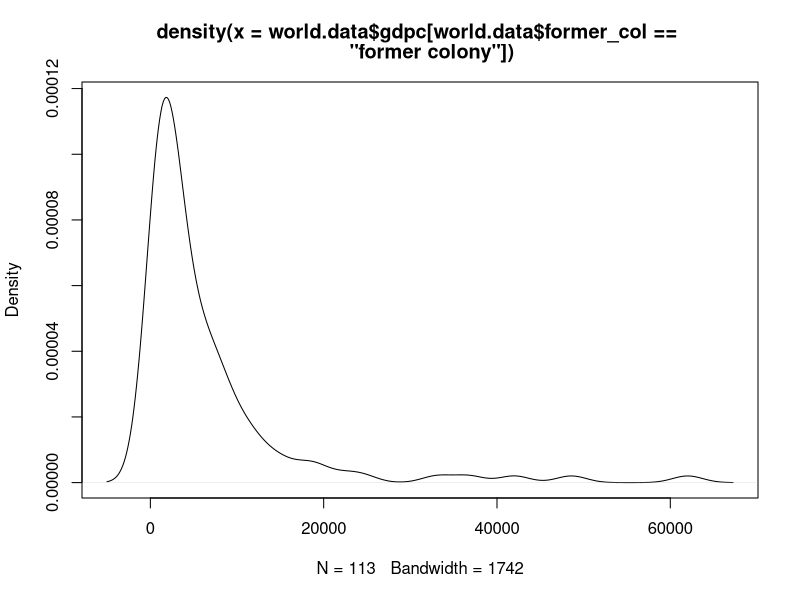

The R source for this figure:
## ---- chunk 1
world.data <- read.csv("QoG2012.csv")
## ---- chunk 2
# to see all variable names
names(world.data)
# wdi_gdpc is the second variable. We rename the second element of the names vector
names(world.data)[2] <- "gdpc"
## ---- chunk 3
# to check whether there are any missings or not
summary(world.data$gdpc)
# we have missings, let's make a copy of world.data before deleting
full.world.data <- world.data
# now let's delete the 16 rows with missings on gdpc
world.data <- world.data[ which(!is.na(world.data$gdpc)) , ]
## ---- chunk 4
# we instpect the variable and check for missings
summary(world.data$former_col)
# there are none, so there is nothing to delete
## ---- chunk 5
# we check the current storage type
str(world.data$former_col)
# it's numeric, so we change it to nominal
world.data$former_col <- factor(world.data$former_col, 
                                levels = c(0,1), 
                                labels = c("not colonised", "former colony" ))
# let's check the results
table(world.data$former_col)
## ---- chunk 6
table(world.data$former_col) / sum(table(world.data$former_col))
## ---- chunk 7
# get the empirical cumulative distribution of wealth
c.dist.of.wealth <- ecdf(world.data$gdpc)
# the prob
1 - c.dist.of.wealth(55000)
## ---- chunk 8
# conditional cumulative distribution
c.dist.of.wealth2 <- ecdf(world.data$gdpc[world.data$former_col == "former colony"])
1 - c.dist.of.wealth2(55000)
## ---- chunk 9
mean( world.data$gdpc[world.data$former_col == "former colony"] )
## ---- chunk 10
mean( world.data$gdpc[world.data$former_col == "not colonised"] )
## ---- chunk 11
# standard deviation of wealth for former colonies
sd.wealth.cols <- sd(world.data$gdpc[world.data$former_col == "former colony"])
sd.wealth.cols
## ---- chunk 12
# standard deviation of wealth for not former colonies
sd.wealth.not.cols <- sd(world.data$gdpc[world.data$former_col == "not colonised"])
## ---- chunk 13
# cumulative probability of 31 000
p1 <- c.dist.of.wealth2(31000)
# cumulative probability of 25 000
p2 <- c.dist.of.wealth2(25000)
# probability of country in the interval
p1 - p2
## ---- chunk 14
plot(density( world.data$gdpc[world.data$former_col == "former colony"] ))
## ---- chunk 15
# let's look at summary stats first
summary(world.data$gdpc[ world.data$former_col == "former colony"  ])

# so there is at least 1 country that is richer. Let's look at all 
# countries that are former colonies and also richer than 25 000
world.data[which( world.data$gdpc > 25000 & world.data$former_col == "former colony"), ]
## ---- chunk 16
rich.countries <- quantile(world.data$gdpc[ world.data$former_col == "not colonised"], .975)
rich.countries
## ---- chunk 17
# conditional cumulative distribution
c.dist.of.wealth3 <- ecdf(world.data$gdpc[world.data$former_col == "not colonised"])
# conditional probability of being in the top 2.5 percent of not colonised countries
1 - c.dist.of.wealth3(rich.countries)
## ---- chunk 18
quantile( world.data$gdpc, .025 )
